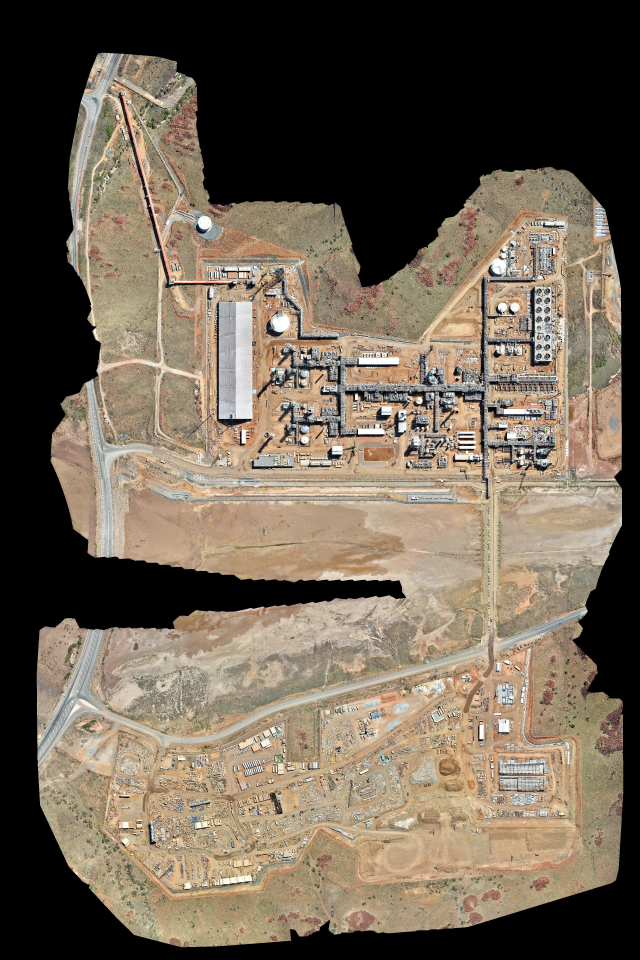
#> input picture sitemap/imagery/site-cf-2026-09-14_L16_0.5m.jpg, 2560 x 3840 px (shown at 1/4 size)
$ python georef_print.py ../imagery/site-cf-2026-09-14_L16_0.5m.jpg 1.0 ../imagery/site-cf-2026-09-14_L16_0.5m.jpg out.png
#> lines starting #> are read from the running program, lines starting #| are printed output that depends on the picture; after the words box and inside, x2 and y2 are one past the last pixel; in counts of white or black regions, pixels touching at a corner belong together
#> in main, src is the input picture: PIL image 2560x3840 RGB; mean R, G, B 112, 99.8, 84.5
#!/usr/bin/env python3
"""Georeference an ArcGIS Print-widget export (PNG, A3 landscape, 300 dpi) against a raster
produced by render_plotplan.py, and write the cropped map frame + world file (.jpg output is
recommended: the prints are photographic and ~4x smaller as JPEG).

    georef_print.py <print.png> <scale-denominator> <reference-plan.png> <out.png>

How it works: the Print widget states the scale (e.g. 1:3,815) so pixel size in metres is known
exactly; only the offset is unknown. Because the print contains the same coloured plot-plan
linework as the reference raster, a normalised cross-correlation of the two "coloured line" masks
gives the offset to sub-metre precision, with no manual control points. Title, legend and scale
bar are cropped off (the map frame is detected as the fully non-white block).
"""
import argparse
import json
import os

import numpy as np
from PIL import Image
from scipy.signal import fftconvolve

MM_PER_INCH = 25.4


def map_frame(rgb):
    nonwhite = rgb.min(axis=2) < 240
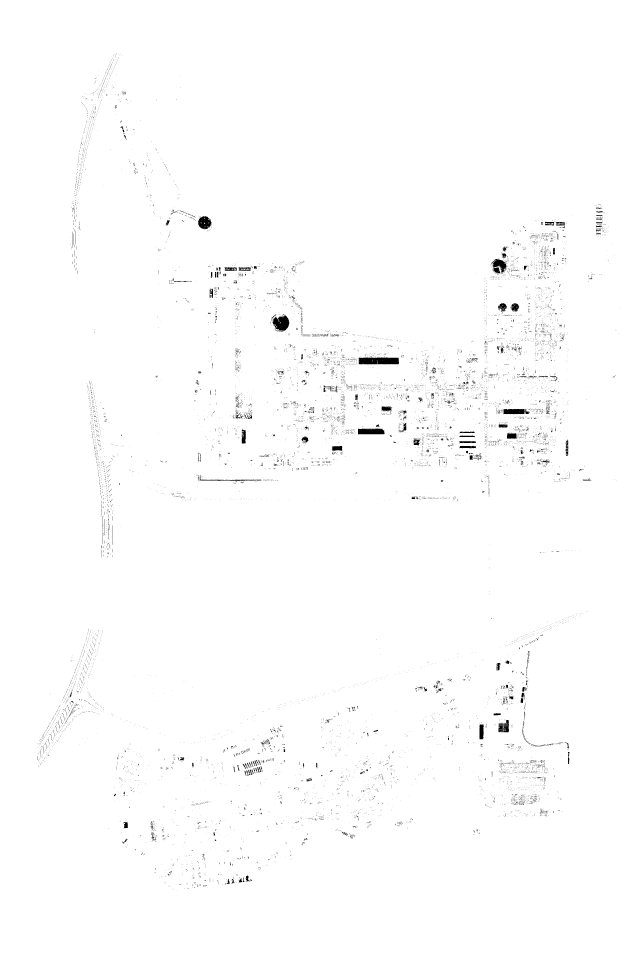
#> nonwhite: shape (3840, 2560) bool (shown at 1/4 size); 99.2% white; 17209 black regions (16825 under 20 px), largest, box (x1, y1, x2, y2) and area: (1435, 1429, 1596, 1458) 4146, (1088, 1257, 1157, 1328) 2962, (1432, 1713, 1538, 1737) 2243
    rows = np.where(nonwhite.mean(axis=1) > 0.8)[0]
#> rows = 3840 values from 0 to 3839
    cols = np.where(nonwhite[rows.min():rows.max()].mean(axis=0) > 0.8)[0]
#> cols = 2560 values from 0 to 2559
    return cols.min(), rows.min(), cols.max() + 1, rows.max() + 1


def coloured_mask(rgb):
    a = rgb.astype(int)
    return ((a.max(axis=2) - a.min(axis=2)) > 90).astype(np.float32)


def main():
    ap = argparse.ArgumentParser(description=__doc__, formatter_class=argparse.RawDescriptionHelpFormatter)
    ap.add_argument("print_png")
    ap.add_argument("scale", type=float, help="scale denominator shown on the print, e.g. 3815")
    ap.add_argument("reference_png", help="render_plotplan.py output (+ .json sidecar)")
    ap.add_argument("out")
    ap.add_argument("--dpi", type=float, default=300)
    ap.add_argument("--mask", help="optional 'x0,y0,x1,y1' in MGA50 to blank out (e.g. neighbouring plant)")
    a = ap.parse_args()

    src = Image.open(a.print_png).convert("RGB")
    rgb = np.asarray(src)
    x0, y0, x1, y1 = map_frame(rgb)
#> x0 = 0; y0 = 0; x1 = 2560; y1 = 3840
    frame = src.crop((x0, y0, x1, y1))
    res = a.scale * MM_PER_INCH / a.dpi / 1000  # metres per print pixel

#> (the run stopped early here; a loop or call above may not have finished)
